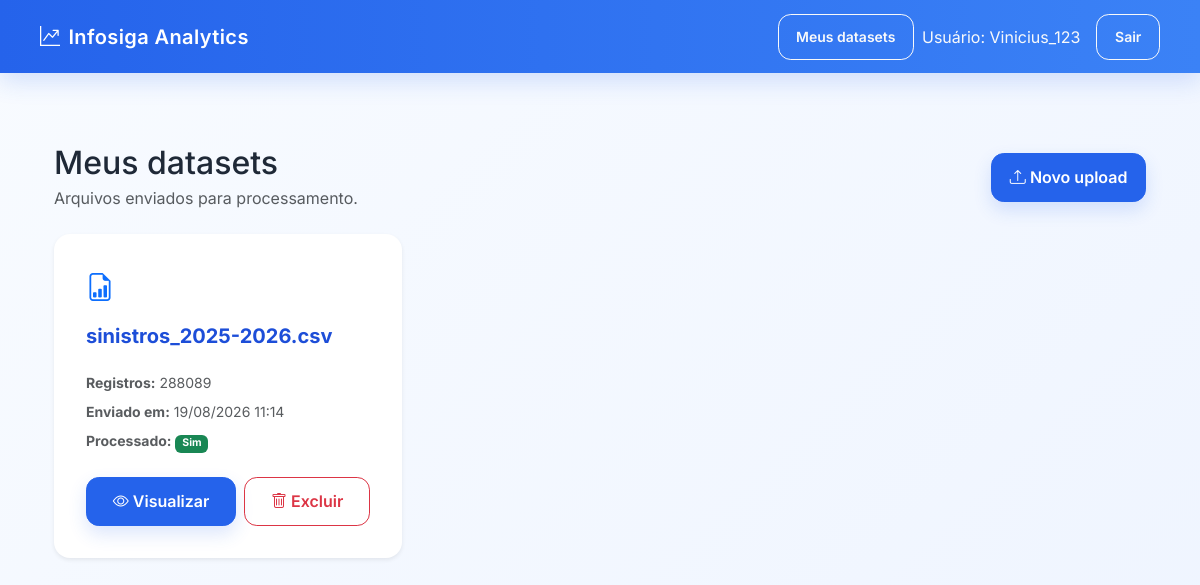
Before: /datasets/ (signed in) with the older database file.
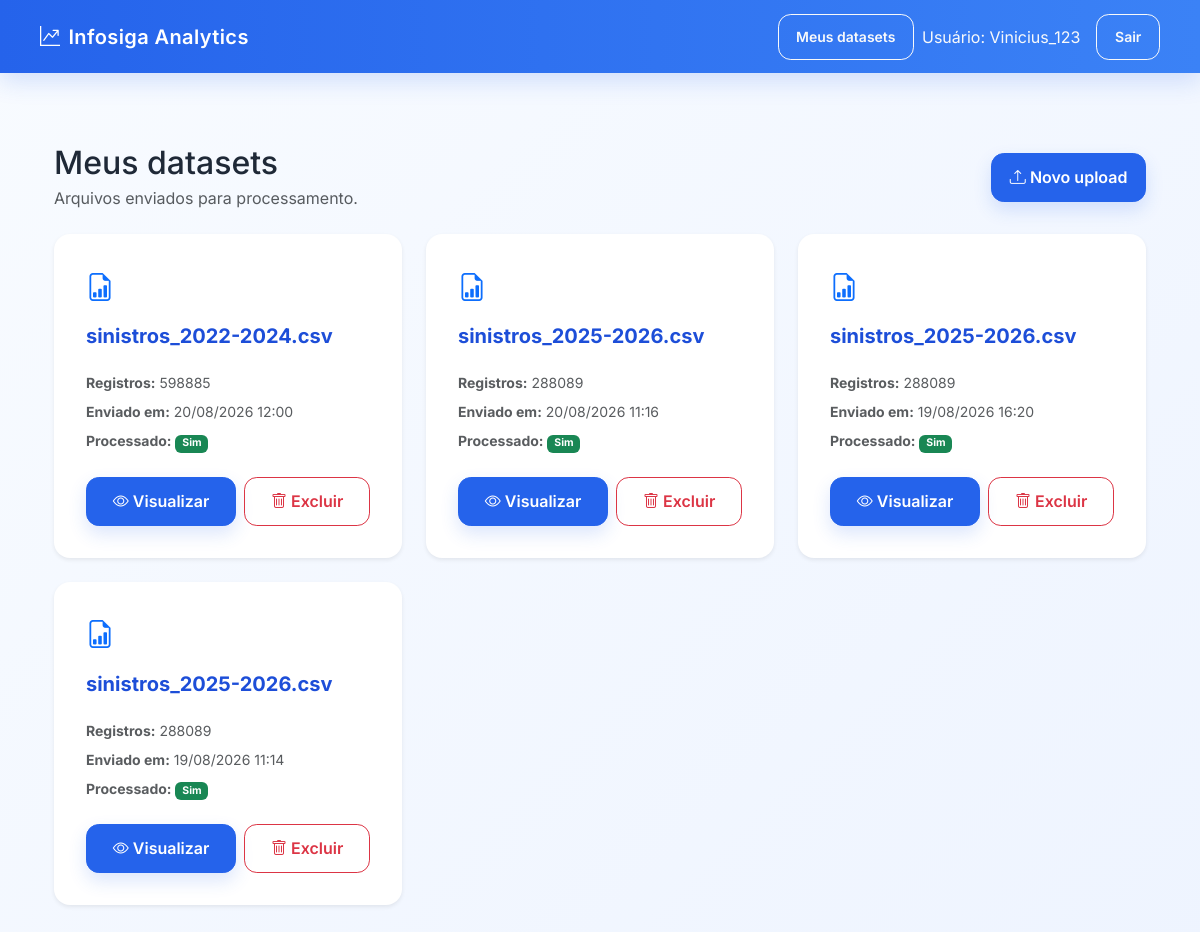
After: the same page with the newer database file.
### analytics/models.py (models this page shows, shortened)
class Dataset(models.Model):
    usuario = models.ForeignKey(
        settings.AUTH_USER_MODEL,
        on_delete=models.CASCADE,
        related_name="datasets",
    )
    nome_original = models.CharField(
        max_length=255
    )
    arquivo = models.FileField(
        upload_to="datasets/"
    )
    quantidade_registros = models.PositiveIntegerField(
        default=0
    )
    criado_em = models.DateTimeField(
        auto_now_add=True
    )
    atualizado_em = models.DateTimeField(
        auto_now=True
    )
    resultado_processado = models.FileField(
        upload_to="datasets/processed/",
        null=True,
        blank=True,
    )

### analytics/views/datasets.py (the view)
# urls.py: path("datasets/", dataset_list, name="dataset_list"),
@login_required
def dataset_list(request):
    datasets = DatasetService.list_for_user(request.user)
    return render(
        request,
        "analytics/datasets/list.html",
        {
            "datasets": datasets,
        },
    )

### analytics/persistence/datasets.py (called while the page is built)
def list_datasets_for_user(usuario):
    return (
        Dataset.objects
        .filter(usuario=usuario)
        .order_by("-criado_em")
    )

### analytics/services/dataset_service.py (called while the page is built)
    @staticmethod
    def list_for_user(usuario):
        return dataset_persistence.list_datasets_for_user(usuario)

### analytics/templates/analytics/datasets/list.html (shortened to what this page needs)
{% extends "analytics/base.html" %}
{% block content %}
<div class="container py-4">
    <div class="d-flex justify-content-between align-items-center mb-4">
        <div>
            <h2 class="mb-1">Meus datasets</h2>
            <p class="text-muted mb-0">
                Arquivos enviados para processamento.
            </p>
        </div>
        <a href="{% url 'home' %}" class="btn btn-primary">
            <i class="bi bi-upload"></i>
            Novo upload
        </a>
    </div>
    {% if datasets %}
    <div class="row g-4">
        {% for dataset in datasets %}
        <div class="col-md-6 col-lg-4">
            <div class="card shadow-sm border-0 h-100">
                <div class="card-body d-flex flex-column">
                    <div class="d-flex align-items-start justify-content-between mb-3">
                        <div class="text-primary fs-3">
                            <i class="bi bi-file-earmark-bar-graph"></i>
                        </div>
                    </div>
                    <h5 class="card-title text-break">
                        {{ dataset.nome_original }}
                    </h5>
                    <div class="text-muted small mt-3 mb-4">
                        <div class="mb-2">
                            <strong>Registros:</strong>
                            {{ dataset.quantidade_registros }}
                        </div>
                        <div class="mb-2">
                            <strong>Enviado em:</strong>
                            {{ dataset.criado_em|date:"d/m/Y H:i" }}
                        </div>
                        <div>
                            <strong>Processado:</strong>
                            {% if dataset.resultado_processado %}
                            <span class="badge bg-success">Sim</span>
                            {% else %}
                            <span class="badge bg-secondary">Não</span>
                            {% endif %}
                        </div>
                    </div>
                    <div class="mt-auto d-flex gap-2">
                        <a href="{% url 'dataset_detail' dataset.id %}" class="btn btn-primary flex-fill">
                            <i class="bi bi-eye"></i>
                            Visualizar
                        </a>
                        <form method="post" action="{% url 'dataset_delete' dataset.id %}" class="flex-fill" onsubmit="return confirm(
            'Tem certeza que deseja excluir este dataset?'
        );">
                            <button type="submit" class="btn btn-outline-danger w-100">
                                <i class="bi bi-trash"></i>
                                Excluir
                            </button>
                        </form>
                    </div>
                </div>
            </div>
        </div>
        {% endfor %}
    </div>
    {% endif %}
</div>
{% endblock %}

Changed rows visible on the page:
added Dataset: nome_original "sinistros_2022-2024.csv", quantidade_registros "598885", criado_em "20/08/2026 12:00", shows "Sim"
added Dataset: nome_original "sinistros_2025-2026.csv", quantidade_registros "288089", criado_em "20/08/2026 11:16", shows "Sim"
added Dataset: nome_original "sinistros_2025-2026.csv", quantidade_registros "288089", criado_em "19/08/2026 16:20", shows "Sim"
